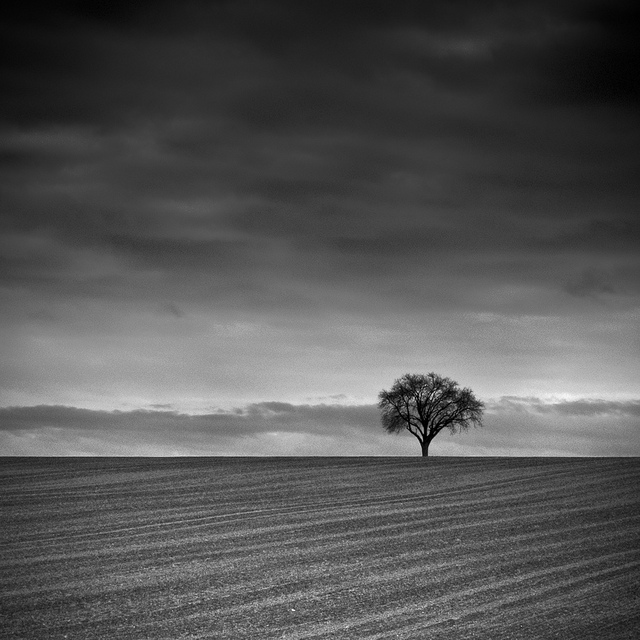
#> input picture Exercise 1-Image Manipulation./tree.jpg, 640 x 640 px
$ python ex1_image_manipulation.py
#> lines starting #> are read from the running program, lines starting #| are printed output that depends on the picture; after the words box and inside, x2 and y2 are one past the last pixel; in counts of white or black regions, pixels touching at a corner belong together
"""
19.04.2018
Image Processing Physics TU Muenchen
Julia Herzen, Klaus Achterhold, (Maximilian Teuffenbach, Juanjuan Huang)

ex1_image_manipulation.py

Using numpy, matplotlib and scipy
The goal of this exercise is for you to become familiar with the important
packages numpy (for n-dimensional array manipulations) and matplotlib (for
matlab-like plotting and visualization).
Your task is to load a provided image into a numpy array and do some basic
manipulations.

You need to replace the ??? in the code with the required commands
"""
import numpy as np
import matplotlib.pyplot as plt
import scipy.ndimage as nd

# use plt.imread to read in 'tree.jpg' as numpy array, select
# only the red channel. Check the image dimensions with img.shape.
# img_red should contain a 2-dimensional array
# Please note that this is actually a gray scale image and all 3
# image channels are the same.

img = plt.imread('tree.jpg')
#> img is the input picture: shape (640, 640, 3); min 0, max 255, mean 84.8

# Choose the red color channel. For exploring the shape of your image type
# img.shape into your interpreter to know which axis of the array to take.
# Your img has the shape (640, 640, 3) for 640x640 pixels and 3 color channels.
# To leave the for example the first axis untouched type img[:, something]
# You can always check the result by img_red.shape -> should be (640, 640)

img_red = img[:, :, 0]

# show img_red with plt.imshow

plt.figure(1)
plt.imshow(img_red, cmap='gray')

# Using imread, the image values returns unsigned integers between 0 and 255
# Add a colorbar to verify the range of values.

plt.colorbar()

# Create a new numpy array that is the subarray containing only the tree in
# the image. Then invert the intensity values of the small subimage and call
# the resulting array img_crop_inv

# Use slicing to select the tree (get the coordinates by looking at the image)

img_crop = img_red[360:490, 360:490].copy()
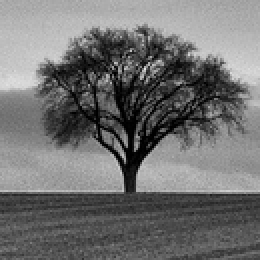
#> img_crop: shape (130, 130) (shown 2 times larger); min 0, max 228, mean 113

# Invert the image by subtracting from its maximum. You can find the maximum by
# calling <picture>.max()

img_crop_inv = img_crop.max() - img_crop
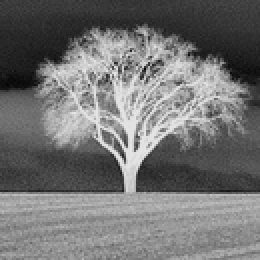
#> img_crop_inv: shape (130, 130) (shown 2 times larger); min 0, max 228, mean 115

plt.figure(2)
plt.imshow(img_crop_inv, cmap='gray')
plt.colorbar()

# apply a threshold to img_red to make a binary image separating the
# tree from its background

# Define a threshold. You can check by looking at the image colorbar, if your
# threshold is appropriate

threshold = 60

# Thresholding is possible by a simple "<" or ">" sign and the threshold value.
# You do not have to explicitly loop over the image

img_binary = img_red < threshold
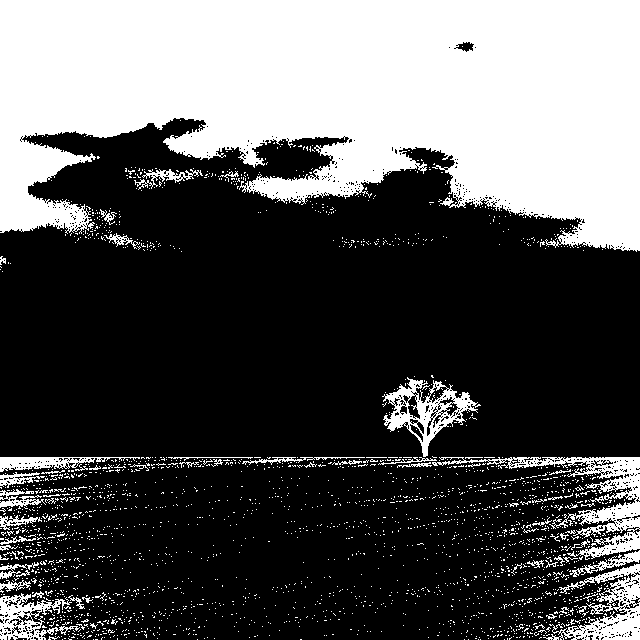
#> img_binary: shape (640, 640) bool; 33.8% white; 2524 white regions (2460 under 20 px), largest, box (x1, y1, x2, y2) and area: (0, 0, 640, 252) 116534, (432, 457, 640, 560) 4394, (543, 564, 640, 640) 2784

plt.figure(3)
plt.imshow(img_binary, cmap='gray')

# Plot a vertical profile line through the tree of img_red
# Select a column of the image via slicing. Your result line_tree should be a
#  1D array of the shape 640.

line_tree = img_red[:, 425]
#> line_tree = 640 values, max 192 at index 374, min 0 at index 421, mean 77.76

plt.figure(4)
plt.plot(line_tree)

# Generate a matrix that consists only of zeros of dimension 400 x 400 pixels

img_seg = np.zeros((400, 400))
cs = img_crop.shape
#> cs = (130, 130)
ss = img_seg.shape

# Place the subarray containing just the tree (img_crop) in the center of
# img_seg

img_seg[(ss[0]//2 - cs[0]//2):(ss[0]//2 + cs[0]//2),
        (ss[1]//2 - cs[1]//2):(ss[1]//2 + cs[1]//2)] = img_crop
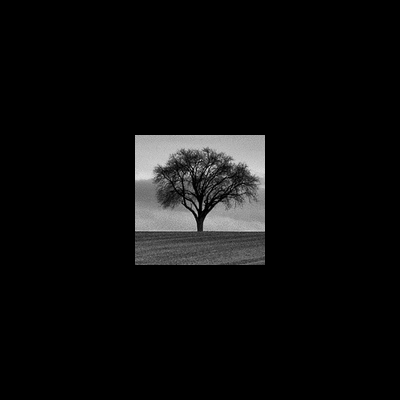
#> img_seg: shape (400, 400) float64; min 0, max 228, mean 11.9

# Have a look at img_seg with imshow

plt.figure(5)
plt.imshow(img_seg, cmap='gray')

# Use the function nd.rotate to rotate img_seg by 45 degrees
# Use nd.rotate? to see the function definition in ipython interpreter or
# help(nd.rotate) in python interpreter or look it up in spyder (recommended)

img_rot = nd.rotate(img_seg, 45, reshape = True)
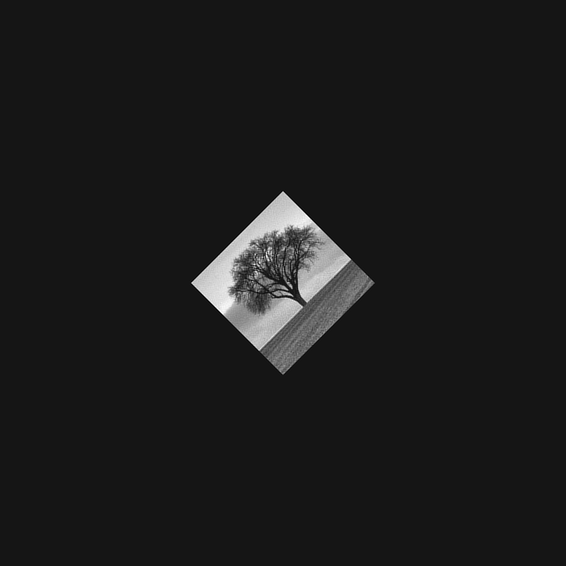
#> img_rot: shape (566, 566) float64; min -21.03, max 228.2, mean 6; drawn with min black and max white

# check if the shape of img_rot is the same as for img_seg, if not look at
# the additional paramters of the nd.rotate functions

plt.figure(6)
plt.imshow(img_rot, cmap='gray')
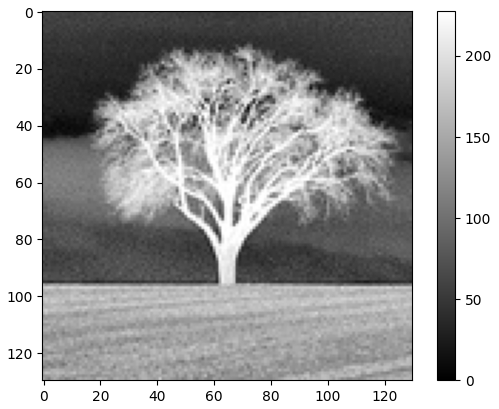
#> figure drawn by matplotlib, 2 panels
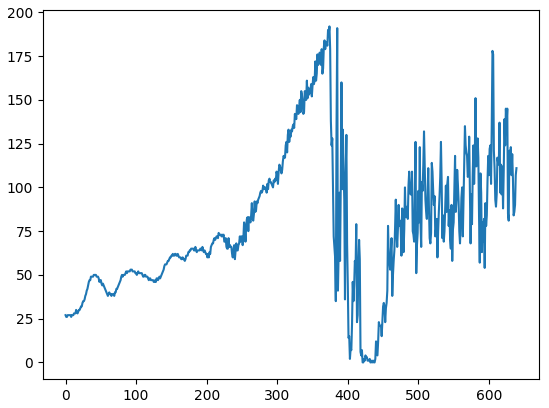
#> figure drawn by matplotlib, 1 panel; curve peaks at x = 374, y = 192
